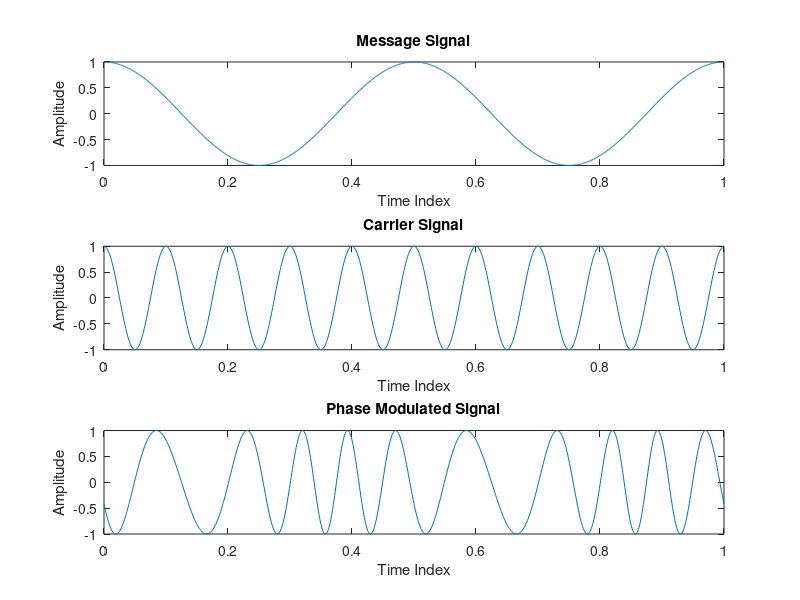

This chart was generated by the following MATLAB code:
% Frequency Modulation.

t = 0:0.001:1;
fc = 10;
fm = 2;
Am = 1;
Ac = 1;
Ct = Ac*cos(2*pi*fc*t);
Mt = Am*cos(2*pi*fm*t);
kp = 2;
St = Ac*cos(2*pi*fc*t+kp*Mt);

subplot(3,1,1)
plot(t, Mt)
ylabel('Amplitude');
xlabel('Time Index');
title('Message Signal');

subplot(3,1,2)
plot(t, Ct)
ylabel('Amplitude');
xlabel('Time Index');
title('Carrier Signal');

subplot(3,1,3)
plot(t, St)
ylabel('Amplitude');
xlabel('Time Index');
title('Phase Modulated Signal');
